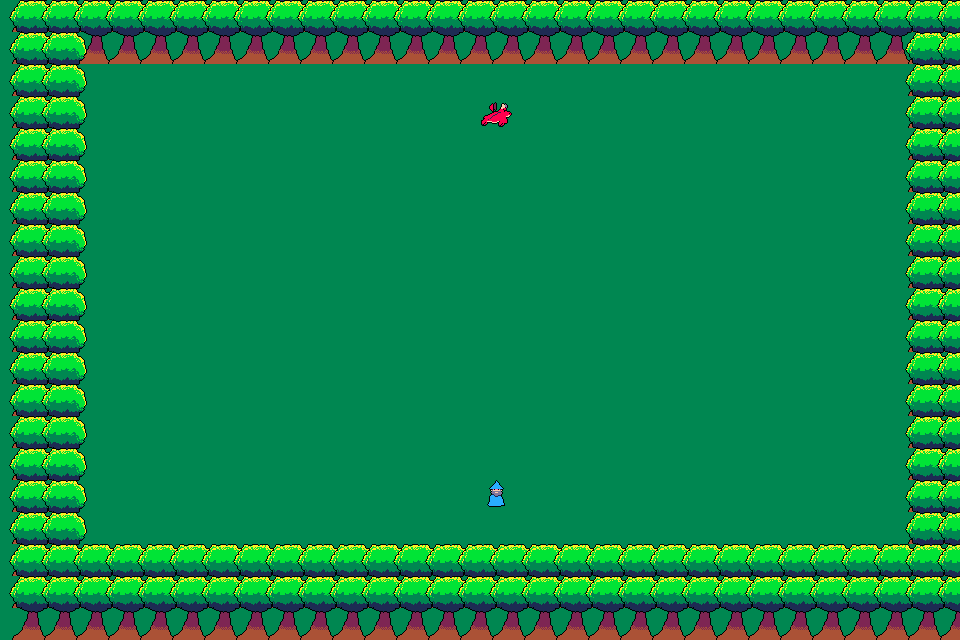

Tiled map render using the project's own tile images. Description and the whole map definition, tile-layer contents included, below:
An orthogonal 30x20 tile map with 32x32 px tiles, 2 tile layers (Tile Layer 2, Object Layer).

<map version="1.9" tiledversion="1.9.2" orientation="orthogonal" renderorder="right-down" width="30" height="20" tilewidth="32" tileheight="32" infinite="0" nextlayerid="3" nextobjectid="1">
 <tileset firstgid="1" source="Celestilyne.tsx" />
 <layer id="2" name="Tile Layer 2" width="30" height="20">
  <data encoding="csv">
8,8,8,8,8,8,8,8,8,8,8,8,8,8,8,8,8,8,8,8,8,8,8,8,8,8,8,8,8,8,
8,8,8,8,8,8,8,8,8,8,8,8,8,8,8,8,8,8,8,8,8,8,8,8,8,8,8,8,8,8,
8,8,8,8,8,8,8,8,8,8,8,8,8,8,8,8,8,8,8,8,8,8,8,8,8,8,8,8,8,8,
8,8,8,8,8,8,8,8,8,8,8,8,8,8,8,8,8,8,8,8,8,8,8,8,8,8,8,8,8,8,
8,8,8,8,8,8,8,8,8,8,8,8,8,8,8,8,8,8,8,8,8,8,8,8,8,8,8,8,8,8,
8,8,8,8,8,8,8,8,8,8,8,8,8,8,8,8,8,8,8,8,8,8,8,8,8,8,8,8,8,8,
8,8,8,8,8,8,8,8,8,8,8,8,8,8,8,8,8,8,8,8,8,8,8,8,8,8,8,8,8,8,
8,8,8,8,8,8,8,8,8,8,8,8,8,8,8,8,8,8,8,8,8,8,8,8,8,8,8,8,8,8,
8,8,8,8,8,8,8,8,8,8,8,8,8,8,8,8,8,8,8,8,8,8,8,8,8,8,8,8,8,8,
8,8,8,8,8,8,8,8,8,8,8,8,8,8,8,8,8,8,8,8,8,8,8,8,8,8,8,8,8,8,
8,8,8,8,8,8,8,8,8,8,8,8,8,8,8,8,8,8,8,8,8,8,8,8,8,8,8,8,8,8,
8,8,8,8,8,8,8,8,8,8,8,8,8,8,8,8,8,8,8,8,8,8,8,8,8,8,8,8,8,8,
8,8,8,8,8,8,8,8,8,8,8,8,8,8,8,8,8,8,8,8,8,8,8,8,8,8,8,8,8,8,
8,8,8,8,8,8,8,8,8,8,8,8,8,8,8,8,8,8,8,8,8,8,8,8,8,8,8,8,8,8,
8,8,8,8,8,8,8,8,8,8,8,8,8,8,8,8,8,8,8,8,8,8,8,8,8,8,8,8,8,8,
8,8,8,8,8,8,8,8,8,8,8,8,8,8,8,8,8,8,8,8,8,8,8,8,8,8,8,8,8,8,
8,8,8,8,8,8,8,8,8,8,8,8,8,8,8,8,8,8,8,8,8,8,8,8,8,8,8,8,8,8,
8,8,8,8,8,8,8,8,8,8,8,8,8,8,8,8,8,8,8,8,8,8,8,8,8,8,8,8,8,8,
8,8,8,8,8,8,8,8,8,8,8,8,8,8,8,8,8,8,8,8,8,8,8,8,8,8,8,8,8,8,
8,8,8,8,8,8,8,8,8,8,8,8,8,8,8,8,8,8,8,8,8,8,8,8,8,8,8,8,8,8
</data>
 </layer>
 <layer id="1" name="Object Layer" width="30" height="20">
  <data encoding="csv">
7,7,7,7,7,7,7,7,7,7,7,7,7,7,7,7,7,7,7,7,7,7,7,7,7,7,7,7,7,7,
7,7,7,7,7,7,7,7,7,7,7,7,7,7,7,7,7,7,7,7,7,7,7,7,7,7,7,7,7,7,
7,7,0,0,0,0,0,0,0,0,0,0,0,0,0,0,0,0,0,0,0,0,0,0,0,0,0,0,7,7,
7,7,0,0,0,0,0,0,0,0,0,0,0,0,0,3,0,0,0,0,0,0,0,0,0,0,0,0,7,7,
7,7,0,0,0,0,0,0,0,0,0,0,0,0,0,0,0,0,0,0,0,0,0,0,0,0,0,0,7,7,
7,7,0,0,0,0,0,0,0,0,0,0,0,0,0,0,0,0,0,0,0,0,0,0,0,0,0,0,7,7,
7,7,0,0,0,0,0,0,0,0,0,0,0,0,0,0,0,0,0,0,0,0,0,0,0,0,0,0,7,7,
7,7,0,0,0,0,0,0,0,0,0,0,0,0,0,0,0,0,0,0,0,0,0,0,0,0,0,0,7,7,
7,7,0,0,0,0,0,0,0,0,0,0,0,0,0,0,0,0,0,0,0,0,0,0,0,0,0,0,7,7,
7,7,0,0,0,0,0,0,0,0,0,0,0,0,0,0,0,0,0,0,0,0,0,0,0,0,0,0,7,7,
7,7,0,0,0,0,0,0,0,0,0,0,0,0,0,0,0,0,0,0,0,0,0,0,0,0,0,0,7,7,
7,7,0,0,0,0,0,0,0,0,0,0,0,0,0,0,0,0,0,0,0,0,0,0,0,0,0,0,7,7,
7,7,0,0,0,0,0,0,0,0,0,0,0,0,0,0,0,0,0,0,0,0,0,0,0,0,0,0,7,7,
7,7,0,0,0,0,0,0,0,0,0,0,0,0,0,0,0,0,0,0,0,0,0,0,0,0,0,0,7,7,
7,7,0,0,0,0,0,0,0,0,0,0,0,0,0,0,0,0,0,0,0,0,0,0,0,0,0,0,7,7,
7,7,0,0,0,0,0,0,0,0,0,0,0,0,0,6,0,0,0,0,0,0,0,0,0,0,0,0,7,7,
7,7,0,0,0,0,0,0,0,0,0,0,0,0,0,0,0,0,0,0,0,0,0,0,0,0,0,0,7,7,
7,7,0,0,0,0,0,0,0,0,0,0,0,0,0,0,0,0,0,0,0,0,0,0,0,0,0,0,7,7,
7,7,7,7,7,7,7,7,7,7,7,7,7,7,7,7,7,7,7,7,7,7,7,7,7,7,7,7,7,7,
7,7,7,7,7,7,7,7,7,7,7,7,7,7,7,7,7,7,7,7,7,7,7,7,7,7,7,7,7,7
</data>
 </layer>
</map>
